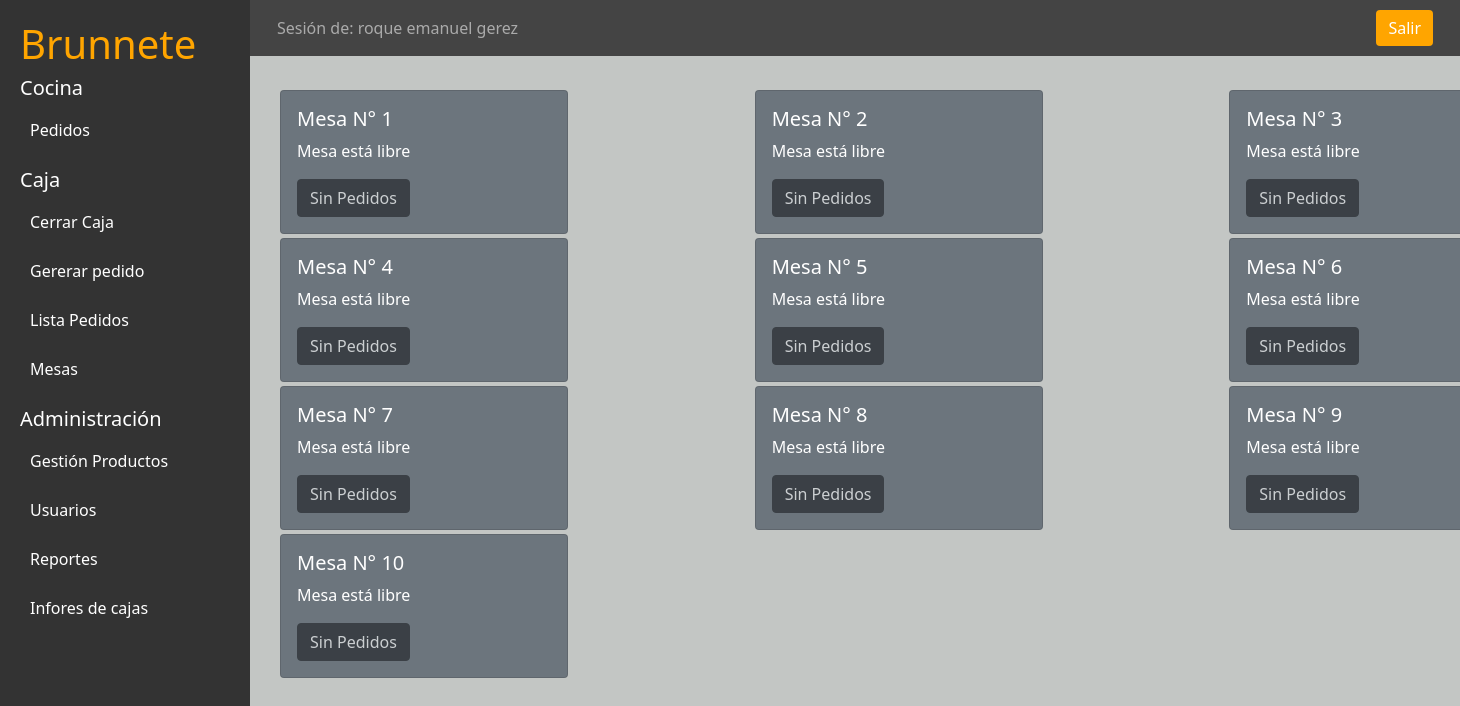
Page /caja/lista-mesas/ (signed in) on the committed database.
### applications/users/models.py (models this page shows, shortened)
class User(AbstractBaseUser, PermissionsMixin):
    ADMINISTRADOR = '0'
    CAJERO = '1'
    COCINERO = '2'
    VARON = 'M'
    MUJER = 'F'
    OTRO = 'O'
    OCUPATION_CHOICES = [
        (ADMINISTRADOR, 'Administrador'),
        (CAJERO, 'Cajero'),
        (COCINERO, 'Cocinero'),
    ]
    GENDER_CHOICES = [
        (VARON, 'Masculino'),
        (MUJER, 'Femenino'),
        (OTRO, 'Otros'),
    ]
    email = models.EmailField(unique=True)
    telefono = models.CharField('Telefono', max_length=50, default='123')
    full_name = models.CharField('Nombres', max_length=100)
    domicilio = models.CharField('Domicilio', max_length=100, blank=True, null=True)
    ocupation = models.CharField(
        max_length=1,
        choices=OCUPATION_CHOICES,
        blank=True
    )
    genero = models.CharField(
        max_length=1,
        choices=GENDER_CHOICES,
        blank=True
    )
    date_birth = models.DateField(
        'Fecha de nacimiento',
        blank=True,
        null=True
    )
    is_staff = models.BooleanField(default=False)
    is_active = models.BooleanField(default=False)
    USERNAME_FIELD = 'email'
    REQUIRED_FIELDS = ['full_name']
    objects = UserManager()

### applications/caja/models.py (models this page shows, shortened)
class Mesas(models.Model):
    num_mesa = models.PositiveIntegerField()
    mesa_dispnible = models.BooleanField(default=True)
    objects = MesasManager()
    class Meta:
        verbose_name = 'Mesas'
        verbose_name_plural = 'Mesass'

### applications/caja/views.py (the view)
class MesasListView(CajaPermisoMixin,ListView):
    model = Mesas
    template_name = 'caja/lista_mesas.html'
    context_object_name = 'mesas'
    def get_context_data(self, **kwargs):
        context = super().get_context_data(**kwargs)
        mesas_con_pedidos_pendientes = Mesas.objects.filter(
            pedido_mesa__pagado_pedido=False
        ).distinct()
        context['cobrar'] = mesas_con_pedidos_pendientes
        return context

### applications/procesors.py (called while the page is built)
def caja(request):
    try:
        caja = Caja.objects.latest('id')
        user_caja = caja.user.full_name
        return {
            'caja_activa': caja.abierta_caja,
            'caja_activa_usuario': user_caja, # Agrega el usuario que tiene la caja activa
        }
    except:
        return {
            'caja_activa': None,
            'caja_activa_usuario': None,
        }

### applications/users/mixins.py (called while the page is built)
def check_ocupation_user(ocupation, user_ocupation):
    if (ocupation == User.ADMINISTRADOR or ocupation == user_ocupation):
        return True
    else:
        return False

    def dispatch(self, request, *args, **kwargs):
        if not request.user.is_authenticated:
            return self.handle_no_permission()
        if not check_ocupation_user(request.user.ocupation, User.CAJERO):
            return HttpResponseRedirect(
                reverse(
                    'users_app:User-Login'
                )
            )
        return super().dispatch(request, *args, **kwargs)

### templates/caja/lista_mesas.html (shortened to what this page needs)
{% extends 'panel.html' %}
{% block panel-content %}
<div class="row">
  {% for i in mesas %}
    <div class="col-4 mt-1">
      {% if not i.mesa_dispnible %}
        <div class="card bg-primary text-white" style="width: 18rem;">
          <div class="card-body">
            <h5 class="card-title">Mesa N° {{i.num_mesa}}</h5>
            <p class="card-text">Mesa Ocupada</p>
            <form  id="liberarMesaForm{{i.id}}" action="{% url 'caja_app:Update_Mesa' i.id %}" method="POST">
              {% csrf_token %}
                  <button class="btn btn-success liberar-mesa-btn" data-id="{{i.id}}" type="button">Liberar Mesa</button>
          </form>
          {% if i in cobrar %}
          <form  action="{% url 'caja_app:Cobrar_Pedidos' i.id %}" method="POST">
            {% csrf_token %}
            <a href="{% url 'caja_app:Generar_PDF' i.id %}" class="btn btn-info" target="_blank">Generar PDF</a>
            <button  class="btn btn-success" type="submit">Pagar Pedidos</button>
          </form>
          {% endif %}
          </div>
        </div>
      {% else %}
        <div class="card bg-secondary text-white" style="width: 18rem;">
          <div class="card-body">
            <h5 class="card-title">Mesa N° {{i.num_mesa}}</h5>
            <p class="card-text">Mesa está libre </p>
            <a href="#" class="btn btn-dark disabled">Sin Pedidos</a>
          </div>
        </div>
      {% endif %}
    </div>
  {% endfor %}
</div>
{% endblock panel-content %}

### templates/panel.html
{% extends 'base.html' %}
{% load static %}
{% block css %}
    <link rel="stylesheet" href="{% static 'css/stylesindex.css' %}">
{% endblock css %}
{% block content %}
    <div class="d-flex">
        <div class="sidebar ">
            <h1>Brunnete</h1>
        {% if user.is_active %}
            <h5>Cocina</h5>
            {% if not caja_activa %}
            <a href="#">Debes abrir de Caja</a>
            {% else %}
            <a href="{% url 'cocina_app:Mesas' %}">Pedidos</a>
            {% endif %}
            <div class="mt-3">
                <h5>Caja</h5>
                {% if not caja_activa %}
                <a href="{% url 'caja_app:Nueva_Caja' %}">Apertura de Caja</a>
                {% elif caja_activa_usuario == user.full_name %}
                <a href="{% url 'caja_app:Cierre-caja' %}">Cerrar Caja</a>
                <a href="{% url 'caja_app:Crear_Pedido' %}">Gererar pedido</a>
                <a href="{% url 'caja_app:Lista_Pedidos' %}">Lista Pedidos</a>
                <a href="{% url 'caja_app:Lista_mesas' %}">Mesas</a>
                {% endif %}
            </div>
            <div class="mt-3">
                <h5>Administración</h5>
                <a href="{% url 'cocina_app:Productos_List' %}">Gestión Productos</a>
                <a href="{% url 'users_app:User-Lista' %}">Usuarios</a>
                <a href="{% url 'caja_app:Ranking_Semanal' %}">Reportes</a>
                <a href="{% url 'caja_app:Lista_Ventas' %}">Infores de cajas</a>
            </div>
        {% endif %}
    </div>
        <div class=" flex-grow-1 ">
            <nav class="navbar navbar-expand-lg navbar-dark">
                {% if user.is_active %}
                <div class="container-fluid">
                    <span class="navbar-text">Sesión de: {{ user.full_name }}</span>
                    <a href="{% url 'users_app:User-Logout' %}" class="btn btn-salir ml-auto">Salir</a>
                </div>
                {% endif %}
            </nav>
            <div class=" container-fluid  content min-vh-100">
            {% block panel-content %}
            {% endblock panel-content %}
            </div>
        </div>
    </div>
    {% endblock content %}

### static/css/stylesindex.css (style rules this page uses)
.sidebar { background-color: #333; color: white; width: 250px; height: 100vh; padding: 20px; position: fixed; top: 0; left: 0; overflow-y: auto; }
.sidebar h1 { color: orange; }
.sidebar a { color: white; display: block; padding: 10px; margin: 5px 0; text-decoration: none; }
.navbar { background-color: #444; color: white; padding: 15px; position: fixed; top: 0; left: 250px; right: 0; height: 56px; z-index: 1030; display: flex; align-items: center; }
.navbar .btn-salir { background-color: orange; border: none; color: white; }
.content { background-color: #c3c6c4; margin-top: 56px; margin-left: 250px; padding: 30px; min-height: calc(100vh - 56px); }

### rows in the picture
User: full_name "roque emanuel gerez"
Mesas: num_mesa "1"
Mesas: num_mesa "2"
Mesas: num_mesa "3"
Mesas: num_mesa "4"
Mesas: num_mesa "5"
Mesas: num_mesa "6"
Mesas: num_mesa "7"
Mesas: num_mesa "8"
Mesas: num_mesa "9"
Mesas: num_mesa "10"
